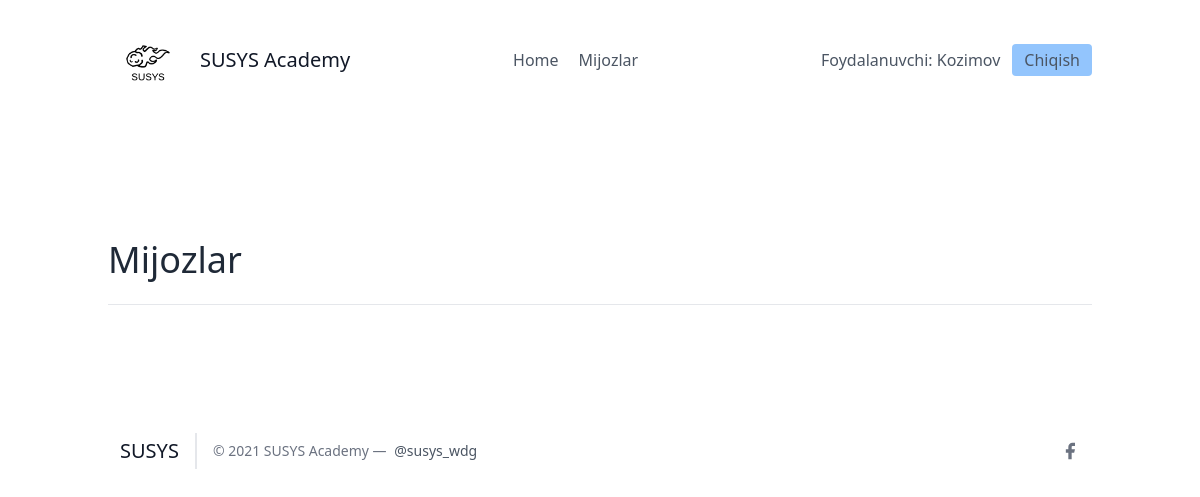
/leads/ (signed in), run on an earlier commit of the app's database.
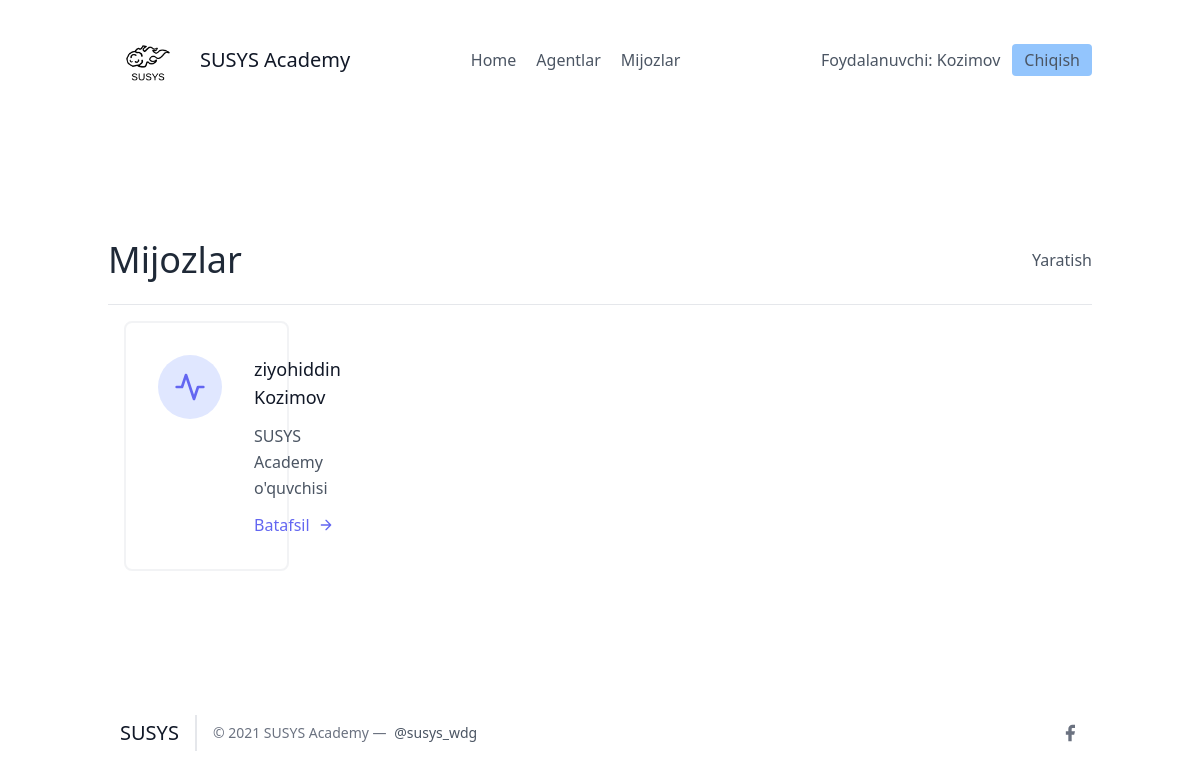
And on a later commit of the database.
### leads/models.py (models this page shows, shortened)
class User(AbstractUser):
    is_organisor = models.BooleanField(default=True)
    is_agent = models.BooleanField(default=False)

class Lead(models.Model):
    ismi = models.CharField(max_length=20)
    familiyasi = models.CharField(max_length=20)
    yoshi = models.IntegerField(default=0)
    organisation = models.ForeignKey(UserProfile, on_delete=models.CASCADE)
    agent = models.ForeignKey("Agent", null=True, blank=True, on_delete=models.SET_NULL)

### leads/views.py (the view)
# urls.py: path('', LeadListView.as_view(), name="lead-list"),
class LeadListView(LoginRequiredMixin, ListView):
    template_name = "leads/leads_list.html"
    context_object_name = "leads"
    def get_queryset(self):
        user = self.request.user
        if user.is_organisor:
            queryset = Lead.objects.filter(organisation = user.userprofile)
        else:
            queryset = Lead.objects.filter(organisation = user.agent.organisation)
            queryset = queryset.filter(agent__user = self.request.user)
        return queryset

### leads/templates/leads/leads_list.html (shortened to what this page needs)
{% extends 'base.html' %}
{% block content %}
<section class="text-gray-600 body-font">
  <div class="container px-5 py-24 mx-auto flex flex-wrap">
    <div class="w-full py-6 flex justify-between items-center border-b border-gray-200">
        <div>
            <h1 class="text-4xl text-gray-800">Mijozlar</h1>
        </div>
        {% if request.user.is_organisor %}
        <div>
            <a class="y=text-gray-500 hover:text-blue-700" href="{% url 'leads:lead-create' %}">Yaratish</a>
        </div>
        {% endif %}
    </div>
    <div class="flex flex-wrap">
      {% for lead in leads %}
      <div class="p-4 lg:w-1/2 md:w-full">
        <div class="flex border-2 rounded-lg border-gray-200 border-opacity-50 p-8 sm:flex-row flex-col">
          <div class="w-16 h-16 sm:mr-8 sm:mb-0 mb-4 inline-flex items-center justify-center rounded-full bg-indigo-100 text-indigo-500 flex-shrink-0">
            <svg fill="none" stroke="currentColor" stroke-linecap="round" stroke-linejoin="round" stroke-width="2" class="w-8 h-8" viewBox="0 0 24 24">
              <path d="M22 12h-4l-3 9L9 3l-3 9H2"></path>
            </svg>
          </div>
          <div class="flex-grow">
            <h2 class="text-gray-900 text-lg title-font font-medium mb-3">{{ lead.ismi }} {{ lead.familiyasi }}</h2>
            <p class="leading-relaxed text-base">SUSYS Academy o'quvchisi</p>
            <a href="{% url 'leads:detallar' lead.pk %}" class="mt-3 text-indigo-500 inline-flex items-center">Batafsil
              <svg fill="none" stroke="currentColor" stroke-linecap="round" stroke-linejoin="round" stroke-width="2" class="w-4 h-4 ml-2" viewBox="0 0 24 24">
                <path d="M5 12h14M12 5l7 7-7 7"></path>
              </svg>
            </a>
          </div>
        </div>
      </div>
      {% endfor %}
    </div>
  </div>
</section>
{% endblock %}

### frontend/base.html (shortened to what this page needs)
<!DOCTYPE html>
<html lang="en">
<head>
    <link href="https://unpkg.com/tailwindcss@^2/dist/tailwind.min.css" rel="stylesheet">
</head>
<body>
    {% include 'details/navbar.html' %}
    <div class="max-w-5xl mx-auto">
        {% block content %}
        {% endblock %}
    </div>
    {% include 'details/footer.html' %}
</body>
</html>

### frontend/details/navbar.html
{% load static %}
<header class="text-gray-600 body-font">
  <div class="container mx-auto flex flex-wrap p-5 flex-col md:flex-row items-center">
    <a class="flex title-font font-medium items-center text-gray-900 mb-4 md:mb-0">
      <img src="{% static 'img/logo-dark.png' %}" style="width: 80px;" alt="Logo">
      <span class="ml-3 text-xl">SUSYS Academy</span>
    </a>
    <nav class="md:ml-auto md:mr-auto flex flex-wrap items-center text-base justify-center">
      <a href="/" class="mr-5 hover:text-gray-900">Home</a>
    {% if not request.user.is_authenticated %}
      </nav>
        <button class="inline-flex items-center bg-blue-300 border-0 py-1 px-3 focus:outline-none hover:bg-blue-200 rounded text-base mt-4 md:mt-0" style="margin-right: 20px">
          <a  href="{% url 'signup' %}">Ro'yxatdan o'tish
          </a>
        </button>
    {% else %}
        {% if request.user.is_organisor %}
        <a href="/agents/" class="mr-5 hover:text-gray-900">Agentlar</a>
        {% endif %}
        <a href="/leads/" class="mr-5 hover:text-gray-900">Mijozlar</a>
      </nav>
    {% endif %}
    {% if request.user.is_authenticated %}
      Foydalanuvchi: {{ request.user.username }}
      <button class="ml-3 inline-flex items-center bg-blue-300 border-0 py-1 px-3 focus:outline-none hover:bg-blue-200 rounded text-base mt-4 md:mt-0">
        <a  href="{% url 'logout' %}">Chiqish
        </a>
      </button>
    {% else %}
    <button class="inline-flex items-center bg-blue-300 border-0 py-1 px-3 focus:outline-none hover:bg-blue-200 rounded text-base mt-4 md:mt-0">
      <a href="{% url 'login' %}">Kirish
    </a>
    </button>
    {% endif %}
  </div>
</header>

### frontend/details/footer.html (shortened to what this page needs)
{% load static %}
    <footer class="text-gray-600 body-font">
    <div class="container px-5 py-8 mx-auto flex items-center sm:flex-row flex-col">
      <a class="flex title-font font-medium items-center md:justify-start justify-center text-gray-900">
        <span class="ml-3 text-xl">SUSYS</span>
      </a>
      <p class="text-sm text-gray-500 sm:ml-4 sm:pl-4 sm:border-l-2 sm:border-gray-200 sm:py-2 sm:mt-0 mt-4">© 2021 SUSYS Academy —
        <a href="https://twitter.com/knyttneve" class="text-gray-600 ml-1" rel="noopener noreferrer" target="_blank">@susys_wdg</a>
      </p>
      <span class="inline-flex sm:ml-auto sm:mt-0 mt-4 justify-center sm:justify-start">
        <a class="text-gray-500">
          <svg fill="currentColor" stroke-linecap="round" stroke-linejoin="round" stroke-width="2" class="w-5 h-5" viewBox="0 0 24 24">
            <path d="M18 2h-3a5 5 0 00-5 5v3H7v4h3v8h4v-8h3l1-4h-4V7a1 1 0 011-1h3z"></path>
          </svg>
        </a>

What changed in the data, as far as the page shows it:
changed User "Kozimov": is_organisor False → True (drawn)
added Lead: ismi "ziyohiddin", familiyasi "Kozimov"
Also different on the page:
text now shown: "Agentlar Yaratish"
